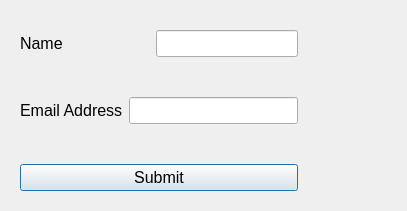
<?xml version="1.0" encoding="UTF-8"?>
<ui version="4.0">
 <class>Dialog</class>
 <widget class="QDialog" name="Dialog">
  <property name="geometry">
   <rect>
    <x>0</x>
    <y>0</y>
    <width>407</width>
    <height>211</height>
   </rect>
  </property>
  <property name="windowTitle">
   <string>Dialog</string>
  </property>
  <widget class="QWidget" name="layoutWidget">
   <property name="geometry">
    <rect>
     <x>20</x>
     <y>30</y>
     <width>278</width>
     <height>161</height>
    </rect>
   </property>
   <layout class="QVBoxLayout" name="verticalLayout">
    <item>
     <layout class="QHBoxLayout" name="horizontalLayout">
      <item>
       <widget class="QLabel" name="label">
        <property name="font">
         <font>
          <pointsize>12</pointsize>
         </font>
        </property>
        <property name="text">
         <string>Name</string>
        </property>
       </widget>
      </item>
      <item>
       <spacer name="horizontalSpacer">
        <property name="orientation">
         <enum>Qt::Horizontal</enum>
        </property>
        <property name="sizeHint" stdset="0">
         <size>
          <width>40</width>
          <height>20</height>
         </size>
        </property>
       </spacer>
      </item>
      <item>
       <widget class="QLineEdit" name="lineEdit">
        <property name="font">
         <font>
          <pointsize>12</pointsize>
         </font>
        </property>
       </widget>
      </item>
     </layout>
    </item>
    <item>
     <spacer name="verticalSpacer">
      <property name="orientation">
       <enum>Qt::Vertical</enum>
      </property>
      <property name="sizeHint" stdset="0">
       <size>
        <width>20</width>
        <height>40</height>
       </size>
      </property>
     </spacer>
    </item>
    <item>
     <layout class="QHBoxLayout" name="horizontalLayout_2">
      <item>
       <widget class="QLabel" name="label_2">
        <property name="font">
         <font>
          <pointsize>12</pointsize>
         </font>
        </property>
        <property name="text">
         <string>Email Address</string>
        </property>
       </widget>
      </item>
      <item>
       <widget class="QLineEdit" name="lineEdit_2">
        <property name="font">
         <font>
          <pointsize>12</pointsize>
         </font>
        </property>
       </widget>
      </item>
     </layout>
    </item>
    <item>
     <spacer name="verticalSpacer_2">
      <property name="orientation">
       <enum>Qt::Vertical</enum>
      </property>
      <property name="sizeHint" stdset="0">
       <size>
        <width>20</width>
        <height>40</height>
       </size>
      </property>
     </spacer>
    </item>
    <item>
     <widget class="QPushButton" name="pushButton">
      <property name="font">
       <font>
        <pointsize>12</pointsize>
       </font>
      </property>
      <property name="text">
       <string>Submit</string>
      </property>
     </widget>
    </item>
   </layout>
  </widget>
 </widget>
 <resources/>
 <connections/>
</ui>
